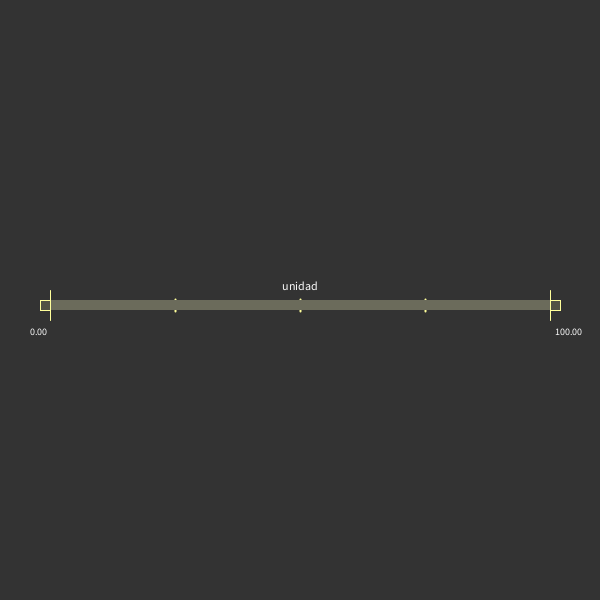
Frame 1 (no input)
Frame 60 (the mouse pressed at the canvas centre just before this capture): identical to frame 1, image omitted
Frame 120 (the mouse held since frame 60 and released just before this capture): identical to frame 1, image omitted

The Processing sketch that drew this single still picture (run headless with seeded random() and noise(); from frame 60 on, the mouse is pressed at the canvas centre):

// Processing sketch: F_sliderDeRango
// ── F_sliderDeRango.pde
/*
sketch para mostrar el uso de un slider de rango
 
ph.d. franklin hernández-castro | tec costa rica | HfG gmuend | junio 2022
www.skizata.com
*/

SliderDeRango miSliderDeRango;

// SETUP() ------------------------------------------------
void setup(){
  size (600,600);
  //SliderDeRango (float _x, float _y, float _aC, float _at, float _vMin, float _vMx, String _mT)
  miSliderDeRango = new SliderDeRango (50, 300, 500, 10, 0, 100, "unidad");
} // end setup()


// DRAW() ------------------------------------------------
void draw (){ 
  background(51);
  miSliderDeRango.display();
} // end draw()


// EVENTOS ------------------------------------------------
void mouseDragged() {
    miSliderDeRango.arrastrandome(mouseX, mouseY);
}

void mouseReleased(){
    miSliderDeRango.soltandome();
}

// ── sliderDeRango.pde
/*
slider de rango diseñado para uso general
 
 ph.d. franklin hernández-castro | tec costa rica | HfG gmuend | junio 2022
 www.skizata.com
 */


class SliderDeRango {
  
  //variables globales al objeto ------------------
  float miX, miY, miAncho, miAlto;
  float miValorMinimo, miValorMaximo;
  String miTitulo;
  float posBotonXizquierdo, posBotonXderecho, miValorDerecho, miValorIzquierdo;
  boolean estaEncimaDerecho, estaEncimaIzquierdo, estaEncimaCentro;
  boolean estaCapturadoDerecho, estaCapturadoIzquierdo, estaCapturadoCentro;
  float offsetXizquierdo, offsetXderecho, offsetXcentro;
  int tamagnoDeTexto;

  // constructor -----------------------------------
  SliderDeRango (float _x, float _y, float _aC, float _at, float _vMin, float _vMx, String _mT) {
    miX = _x;
    miY = _y;
    miAncho = _aC;
    miAlto = _at;
    miValorMinimo = _vMin;
    miValorMaximo = _vMx;
    miTitulo = _mT;

    //la posición horizontal de los botones son una relación de su valor y el ancho del slider
    posBotonXizquierdo = map(miValorMinimo, miValorMinimo, miValorMaximo, miX, miX+miAncho);
    posBotonXderecho = map(miValorMaximo, miValorMinimo, miValorMaximo, miX, miX+miAncho);

    // posiciones iniciales a los extremos de cada lado∫
    miValorIzquierdo = miValorMinimo;
    miValorDerecho = miValorMaximo;
  
    // variables de cada boton inician en falso
    estaEncimaIzquierdo = false;
    estaEncimaDerecho = false;
    estaEncimaCentro = false;

    estaCapturadoIzquierdo = false;
    estaCapturadoDerecho = false;
    estaCapturadoCentro = false;

    offsetXizquierdo = 0;
    offsetXderecho = 0;
    offsetXcentro = 0;

    tamagnoDeTexto=14;
  }



  // métodos -----------------------------------
  void display() {
    estaSobreAlgunElemento (mouseX, mouseY);

    // dibuja las líneas de los cuartos del slider
    fill(255, 255, 255, 150);
    stroke(255, 255, 155);
    strokeWeight(2);
    float primerCuarto = miAncho * 0.25;
    float mitad = miAncho * 0.5;
    float tercerCuarto = miAncho * 0.75;
    line(miX + primerCuarto, miY - 1, miX + primerCuarto, miY + miAlto + 1);
    line(miX + mitad, miY - 1, miX + mitad, miY + miAlto + 1);
    line(miX + tercerCuarto, miY - 1, miX + tercerCuarto, miY + miAlto + 1);

    // dibujando el rectángulo de fondo
    noStroke();
    fill(80, 80, 80);
    rect(miX, miY, miAncho, miAlto);

    // botón izquierdo
    fill(255, 255, 155, 40);
    if (estaEncimaDerecho) fill(255, 255, 155, 150);
    strokeWeight(1);
    stroke(255, 255, 155);
    rect(posBotonXizquierdo - miAlto, miY, miAlto, miAlto);
    line(posBotonXizquierdo, miY - 10, posBotonXizquierdo, miY + miAlto + 10);

    // botón derecho
    fill(255, 255, 155, 40);
    if (estaEncimaIzquierdo) fill(255, 255, 155, 150);
    strokeWeight(1);
    rect(posBotonXderecho, miY, miAlto, miAlto);
    line(posBotonXderecho, miY - 10, posBotonXderecho, miY + miAlto + 10);

    // boton central
    fill(255, 255, 155, 40);
    noStroke();
    if (estaEncimaCentro) fill(255, 255, 155, 90);
    float anchoRec = posBotonXderecho - posBotonXizquierdo;
    rect(posBotonXizquierdo, miY, anchoRec, miAlto);

    // líneas de los límites del slider
    strokeWeight(2);
    fill(255, 255, 255, 150);
    line(miX, miY - 1, miX, miY + miAlto + 1);
    line(miX + miAncho, miY - 1, miX + miAncho, miY + miAlto + 1);

    // texto tiutlo
    textSize(12);
    fill(250, 250, 250);
    textAlign(CENTER);
    text(miTitulo, miX + (miAncho / 2), miY - 10);

    //texto valores
    textSize(10);
    textAlign(RIGHT); // nf(miValorActual, 0, 2)
    text(nf(miValorIzquierdo, 0, 2), posBotonXizquierdo-3, miY + miAlto + 25);
    textAlign(LEFT);
    text(nf(miValorDerecho, 0, 2), posBotonXderecho+5, miY + miAlto + 25);
  } // end display()


  // función que verifica si el mouse está encima de alguno de los botones
  void estaSobreAlgunElemento (float checkX, float checkY) {
    // verifica botón izquierdo
    estaEncimaDerecho = (checkY > miY && checkY < miY + miAlto &&
      checkX > posBotonXizquierdo - miAlto && checkX < posBotonXizquierdo);

    // verifica botón derecho
    estaEncimaIzquierdo = (checkY > miY && checkY < miY + miAlto &&
      checkX > posBotonXderecho && checkX < posBotonXderecho + miAlto);

    // verifica botón central
    estaEncimaCentro = (checkY > miY && checkY < miY + miAlto &&
      checkX > posBotonXizquierdo && checkX < posBotonXderecho);
  }






  // eventos -----------------------------------

  void arrastrandome (float checkX, float checkY) {
    // boton izquierdo ----------------------------------------------------------------
    if (checkY > miY && checkY < miY + miAlto &&
      checkX > posBotonXizquierdo - miAlto && checkX < posBotonXizquierdo) {
      estaCapturadoIzquierdo = true;
      offsetXcentro = posBotonXizquierdo - checkX;
    }
    if (estaCapturadoIzquierdo) {
      if (checkX > miX - miAncho && checkX < posBotonXderecho) {
        if (checkX > miX) posBotonXizquierdo = checkX + offsetXcentro;
        else posBotonXizquierdo = miX;
        miValorIzquierdo = map(posBotonXizquierdo, miX, miX + miAncho, miValorMinimo, miValorMaximo);
      }
    }

    // boton derecho ----------------------------------------------------------------
    if (checkY > miY && checkY < miY + miAlto &&
      checkX > posBotonXderecho && checkX < posBotonXderecho + miAlto) {
      estaCapturadoDerecho = true;
      offsetXcentro = posBotonXderecho - checkX;
    }
    if (estaCapturadoDerecho) {
      if (checkX > miX && checkX < miX+miAncho+miAlto) {
        if (checkX < miX + miAncho) posBotonXderecho = checkX + offsetXcentro;
        else posBotonXderecho = miX+miAncho;
        miValorDerecho = map(posBotonXderecho, miX, miX + miAncho, miValorMinimo, miValorMaximo);
      }
    }

    // boton central ----------------------------------------------------------------
    if (checkY > miY && checkY < miY + miAlto &&
      checkX > posBotonXizquierdo && checkX < posBotonXderecho &&
      !estaCapturadoCentro) {
      estaCapturadoCentro = true;
      offsetXderecho = posBotonXderecho - checkX;
      offsetXizquierdo = posBotonXizquierdo - checkX;
    }

    if (estaCapturadoCentro) {
      if (posBotonXizquierdo >= miX) {
        posBotonXizquierdo = checkX + offsetXizquierdo;
        miValorIzquierdo = map(posBotonXizquierdo, miX, miX + miAncho, miValorMinimo, miValorMaximo);
      }
      if (posBotonXderecho <= miX + miAncho) {
        posBotonXderecho = checkX + offsetXderecho;
        miValorDerecho = map(posBotonXderecho, miX, miX + miAncho, miValorMinimo, miValorMaximo);
      }
      if (posBotonXizquierdo < miX) {
        posBotonXizquierdo = miX;
        miValorIzquierdo = miValorMinimo;
      }
      if (posBotonXderecho > miX + miAncho) {
        posBotonXderecho = miX + miAncho;
        miValorDerecho = miValorMaximo;
      }
    }
  } // end arrastrandome ()


  void soltandome () {
    estaCapturadoDerecho = false;
    estaCapturadoIzquierdo = false;
    estaCapturadoCentro = false;
    offsetXizquierdo = 0;
    offsetXderecho = 0;
    offsetXcentro = 0;
  }
} // end class SliderSimple
